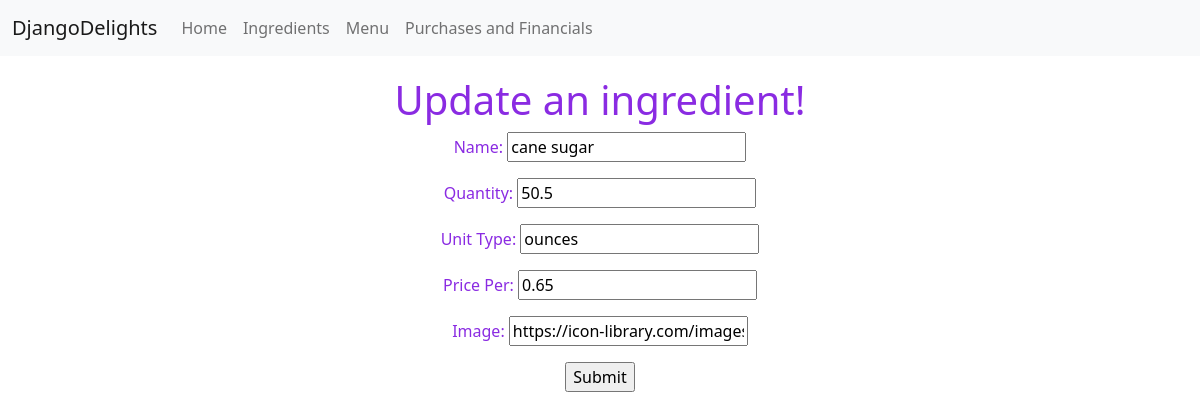
Page /ingredients/3/update (signed in) on the earlier database version.
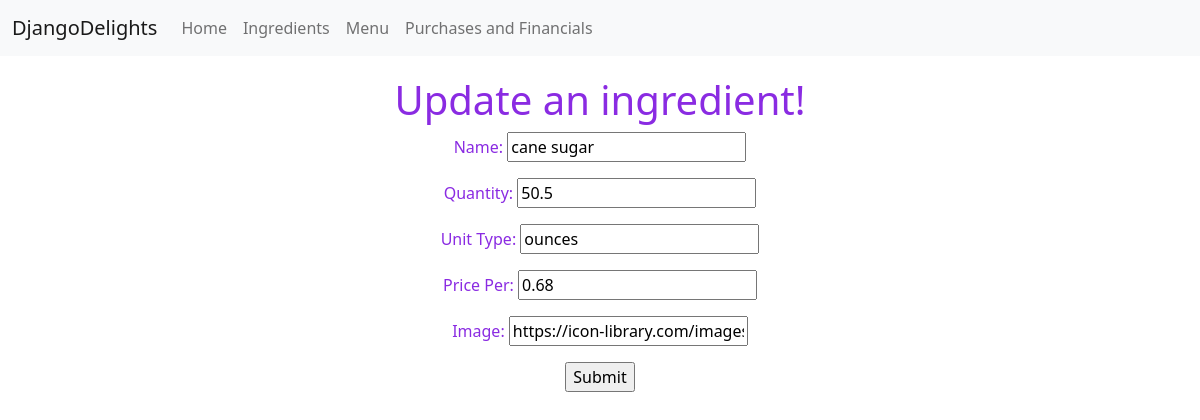
Same page on the later database version.
### inventory/models.py (models this page shows, shortened)
class Ingredient(models.Model):
    name = models.CharField(name="name", unique=True, max_length=100)
    quantity = models.FloatField(name="quantity", default=0) #Quantity currently available in storage
    unit_type = models.CharField(name="unittype", default="Ct", max_length=10, verbose_name="Unit Type")
    price_per = models.FloatField(name="priceper", default=0.00, verbose_name="Price Per")
    image_link = models.CharField(name="image", default="https://icon-library.com/images/ingredient-icon/ingredient-icon-6.jpg", max_length=200)
    class Meta:
        ordering = ["name"]
        verbose_name = "Ingredient"
        verbose_name_plural = "Ingredients"

### inventory/views.py (the view)
# urls.py: path("ingredients/<int:pk>/update", views.IngredientUpdate.as_view(), name="ingredient_update"),
class IngredientUpdate(LoginRequiredMixin,UpdateView):
    model = Ingredient
    form_class = IngredientForm
    template_name = "inventory/ingredient_update_form.html"

### inventory/forms.py
class IngredientForm(forms.ModelForm):
    class Meta:
        model = Ingredient
        fields = ("__all__")

### inventory/templates/inventory/ingredient_update_form.html (shortened to what this page needs)
{% extends 'base.html' %}
{% block content %}
<div class="centered">
    <h1>Update an ingredient!</h1>
    <form method="post">
        {{ form.as_p }}
        <input type="submit" value="Submit" />
    </form>
</div>
{% endblock %}

Differences in the rows shown:
changed Ingredient "cane sugar": priceper "0.65" → "0.68"
